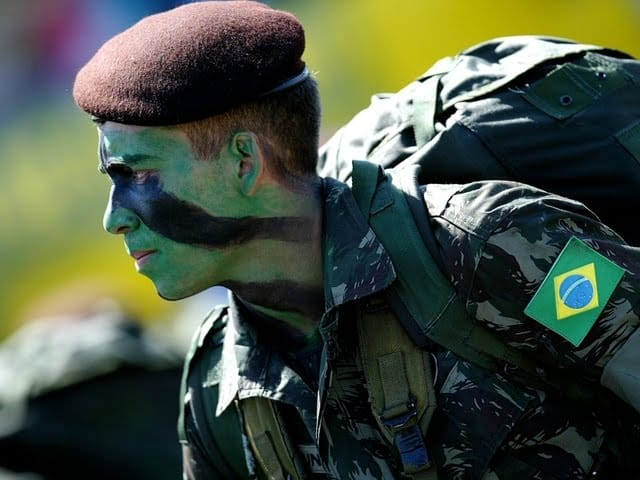
#> input picture militar.jpg, 640 x 480 px
$ python paleta.py
#> lines starting #> are read from the running program, lines starting #| are printed output that depends on the picture
import cv2
import numpy as np
from matplotlib import pyplot as plt

#importa a imagem original em tons de cinza passando parametro 0
img = cv2.imread("militar.jpg",0)
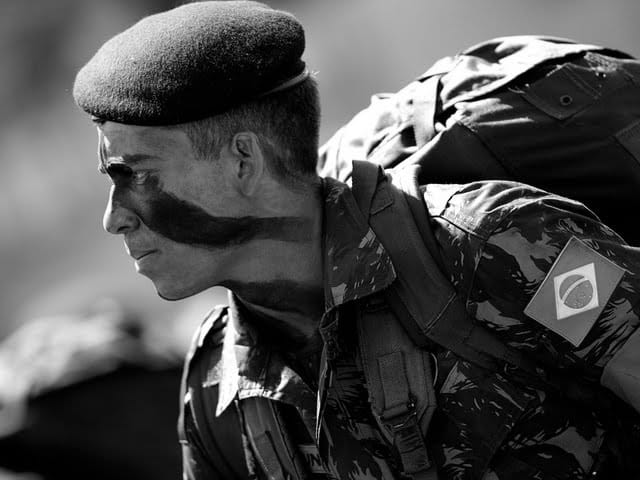
#> img: shape (480, 640); min 0, max 255, mean 76.8

SV=180
PALETA=200

#Função para gerar uma paleta de cores com início e fim
def criar_paleta(inicio, fim):


    #Gera vetor entre inicio e fim com 256 posições
    h=np.linspace(inicio, fim,256)
    s=np.tile(SV,256)
    i=np.tile(SV,256)

    #Dando nova forma ao array
    novoH=np.tile(h.reshape((256,1)), PALETA)
    novoS=np.tile(s.reshape((256,1)), PALETA)
    novoI=np.tile(i.reshape((256,1)), PALETA)

    #converte para 8bits
    novoH=np.uint8(novoH)
    novoS=np.uint8(novoS)
    novoI=np.uint8(novoI)
    #unindo os vetores para gerar a paleta
    minhaPaleta = np.dstack((np.dstack((novoH,novoS)), novoI))
    return minhaPaleta

#criando nova imagem com 3 canais
imagem_colorida=np.zeros( (img.shape[0], img.shape[1],3 ))
imagem_cinza=img

#gera paleta HSI
paleta = criar_paleta(0,60)
cores_paleta=paleta[:,0]
img=cores_paleta[img]
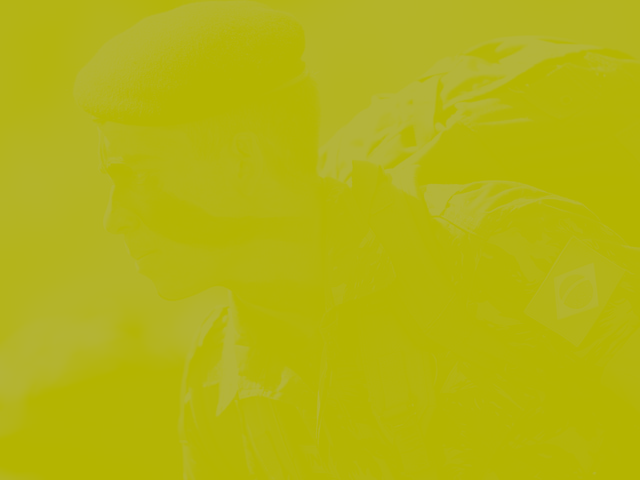
#> img: shape (480, 640, 3); mean of channels 0, 1, 2 17.6, 180, 180; drawn as B, G, R
for i in range(120,481,120):
    img_cores_paleta=cores_paleta[img[:i]]

print(img_cores_paleta.shape)
#| (480, 640, 3, 3)

#percorrendo cores
cores_paleta=paleta[:,0]
img_cores_paleta=cores_paleta[img[:120]]
print(img.shape)
#| (480, 640, 3)
bgr_cinza=cv2.cvtColor(imagem_cinza, cv2.COLOR_GRAY2BGR)
bgr_img=cv2.cvtColor(img, cv2.COLOR_HSV2BGR)
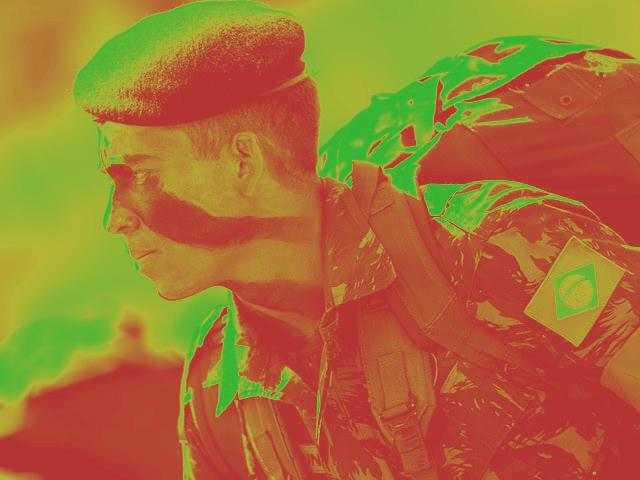
#> bgr_img: shape (480, 640, 3); mean B, G, R 52, 113.9, 166.6
# [9 lines of commented-out code are left out]
bgr_cinza[:120] =  bgr_img[:120]
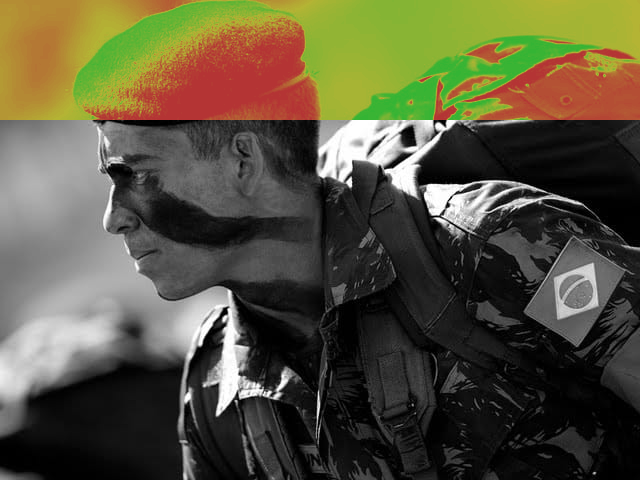
#> bgr_cinza: shape (480, 640, 3); mean B, G, R 61.4, 83.6, 87.6
cv2.imwrite("cinza_120.jpg", bgr_cinza)
bgr_cinza[:240] =  bgr_img[:240]
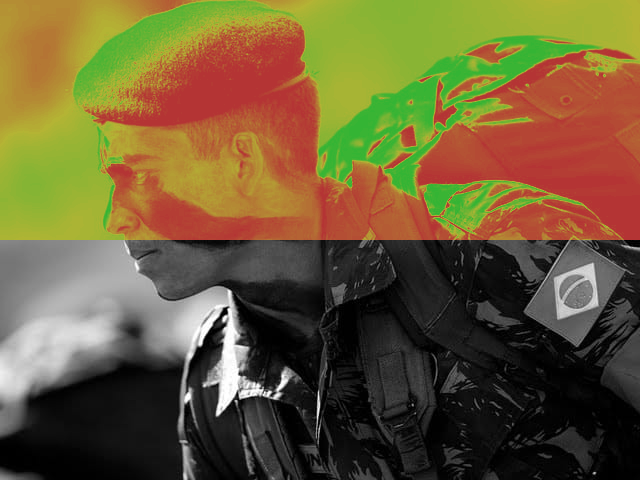
#> bgr_cinza: shape (480, 640, 3); mean B, G, R 53.8, 92.5, 108.3
cv2.imwrite("cinza_240.jpg", bgr_cinza)
bgr_cinza[:360] =  bgr_img[:360]
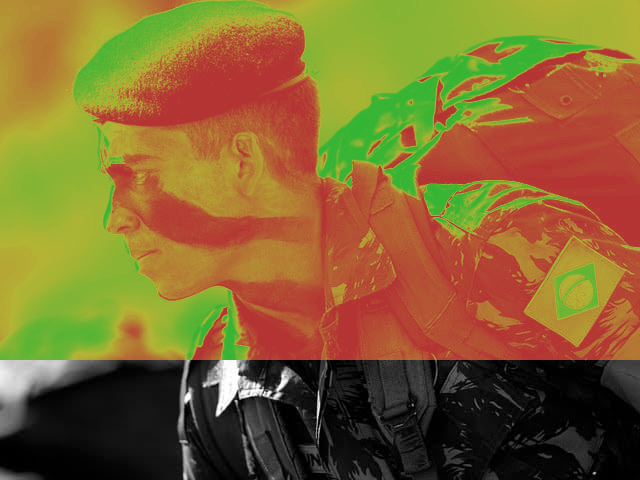
#> bgr_cinza: shape (480, 640, 3); mean B, G, R 47.2, 102.2, 130.8
cv2.imwrite("cinza_360.jpg", bgr_cinza)
bgr_cinza[:480] =  bgr_img[:480]
cv2.imwrite("cinza_480.jpg", bgr_cinza)


"""
for i in range(120,481,120):
    bgr_cinza[:i] =  bgr_img[:i]
    cv2.imwrite("atualizando", bgr_cinza)

#cv2.imshow("paleta",bgr_cinza )
"""
